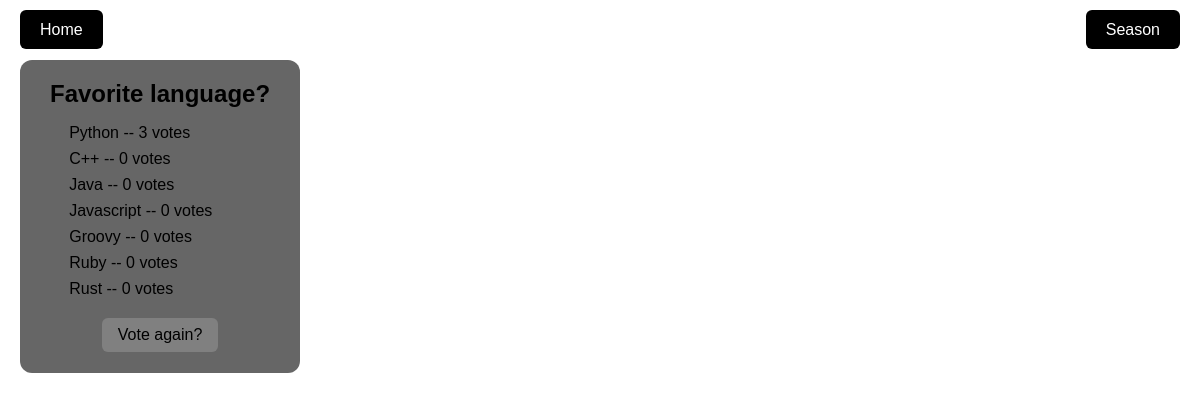
Before: /polls/4/results/ with the older database file.
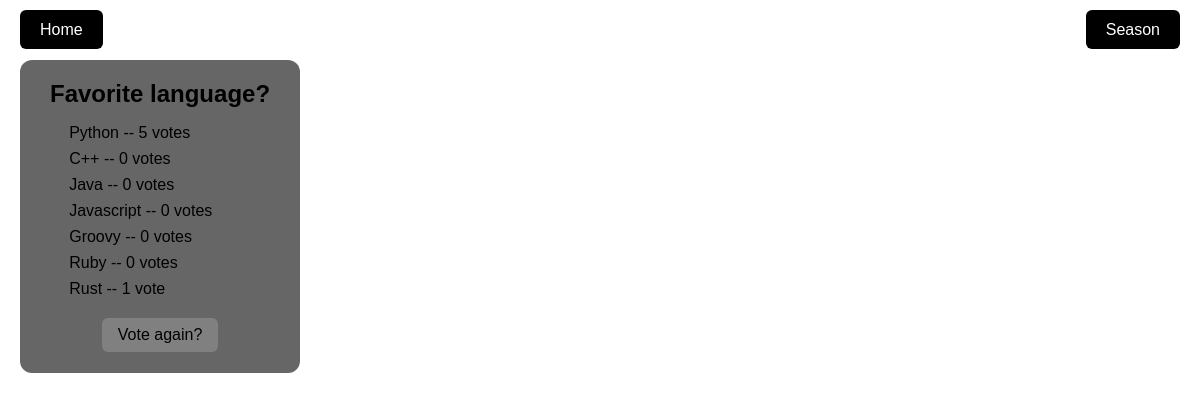
After: the same page with the newer database file.
### polls/models.py (models this page shows, shortened)
class Question(models.Model):
    question_text = models.CharField(max_length=200)
    pub_date = models.DateTimeField("date published")

class Choice(models.Model):
    question = models.ForeignKey(Question, on_delete=models.CASCADE) # the question obj this goes with
    choice_text = models.CharField(max_length=200) #
    image_url = models.CharField(max_length=500, blank=True, null=True)  # path to image
    image_size = models.CharField(
        max_length=20,
        choices=[("inline", "Inline Icon"), ("small", "Small"), ("medium", "Medium"), ("large", "Large")],
        default="medium",
    )
    votes = models.IntegerField(default=0)

### polls/views.py (the view)
# urls.py: path("<int:pk>/results/", views.ResultsView.as_view(), name="results"),
class ResultsView(generic.DetailView):
    model = Question
    template_name = "polls/results.html"

### polls/templates/polls/results.html (shortened to what this page needs)
{% extends "base.html" %}
{% load static %}
{% block content %}
<div id="content" class="results-page">
  <div class="text-box">
    <h2>{{ question.question_text }}</h2>
    <ul>
      {% for choice in question.choice_set.all %}
        <li class="choice-container {{ choice.image_size }}">
            <label>
              {{ choice.choice_text }} -- {{ choice.votes }} vote{{ choice.votes|pluralize }}
            </label>
        </li>
      {% endfor %}
    </ul>
    <a href="{% url 'polls:detail' question.id %}" class="btn">Vote again?</a>
  </div>
</div>
{% endblock %}

### polls/templates/base.html (shortened to what this page needs)
{% load static %}
<!doctype html>
<html lang="en-US">
  <head>
    <link rel="stylesheet" href="{% static 'polls/styles.css' %}">
  </head>
  <body data-bg="{{ bg_url }}">
    <header>
      <a href="{% url 'polls:index' %}" class="header-button">Home</a>
      <div class="dropdown">
        <button id="bgButton" class="header-button">Season</button>
      </div>
    </header>
      <div id="content">
        {% block content %}{% endblock %}
      </div>
  </body>
</html>

### polls/static/polls/styles.css (style rules this page uses)
html, body { height: 100%; margin: 0; }
body { background-size: cover; background-repeat: no-repeat; background-position: center center; font-family: Arial, sans-serif; color: black; padding-top: 60px; }
header { position: fixed; top: 0; left: 0; width: 100%; justify-content: space-between; padding: 10px 20px; z-index: 100; display: flex; align-items: center; box-sizing: border-box; }
header .dropdown { justify-content: space-between }
a.btn { display: block; }
button.header-button { font-family: inherit; }
.btn { display: block; margin: 20px auto; background-color: gray; color: black; text-decoration: none; text-align: center; padding: 8px 16px; border-radius: 6px; border: none; cursor: pointer; font-size: 16px; width: fit-content; }
.btn:link, .btn:visited { color: black; }
.choice-container { position: relative; display: block; margin: 8px 0; }
.choice-container label { margin: 0; }
.dropdown { position: relative; display: inline-block; }
.header-button, .header-button:link, .header-button:visited, button.header-button { display: inline-block; padding: 10px 20px; background-color: black; color: white; border: none; border-radius: 6px; text-decoration: none; cursor: pointer; font-size: 16px; line-height: 1.2; }
.text-box { background-color: rgba(0,0,0,0.6); color: black; padding: 20px 30px 1px 30px; border-radius: 12px; display: inline-block; font-size: 16px; margin-left: 20px; text-align: left; }
.text-box p, .text-box h1, .text-box h2, .text-box h3 { margin-top: 0; margin-bottom: 0.5em; }
.results-page { text-align: left !important; }
.results-page .text-box { display: inline-block; vertical-align: top; text-align: left !important; margin-left: 20px; max-width: 800px; width: auto; }
.results-page .text-box ul, .results-page .text-box ol { padding-left: 1.2rem; margin-left: 0; text-align: left; }

Changed rows visible on the page:
changed Choice "Python": votes "3" → "5"
changed Choice "Rust": votes "0" → "1"
